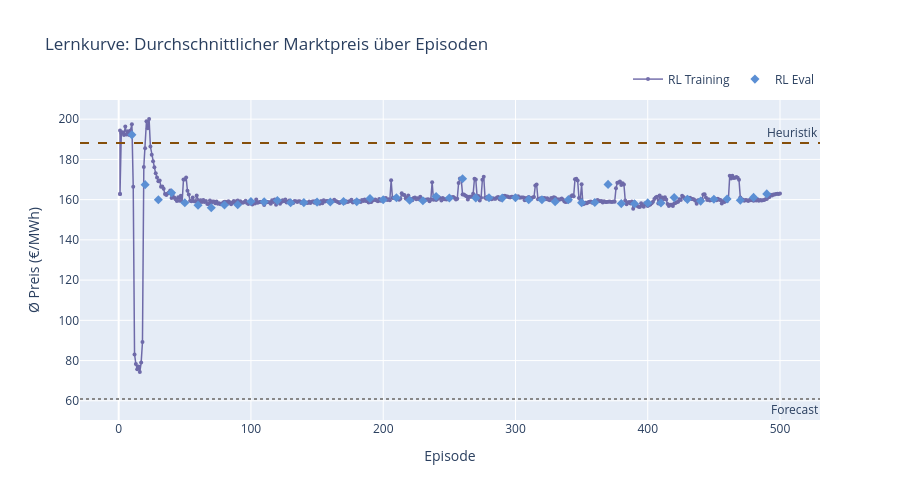

Source (notebook cell):
### Code cell
import re

# ── 1. KPIs laden ────────────────────────────────────────────────────────────
kpis = pd.read_sql("SELECT * FROM kpis", db)

# ── 2. Zeitraum aus market_meta_df ableiten ──────────────────────────────────
base_sim = "future_markets_paper_base_case_2013_pp_all"

sim_meta = market_meta_df[market_meta_df["simulation"] == base_sim].copy()
sim_meta["time"] = pd.to_datetime(sim_meta["time"])
time_min = sim_meta["time"].min()
time_max = sim_meta["time"].max()

# ── 3. Forecast-Durchschnittspreis im gleichen Zeitraum ──────────────────────
forecast_df = pd.read_csv(
    "examples/inputs/future_markets_paper/forecasts_df.csv",
    index_col=0, parse_dates=True
)
forecast_df.index.name = "datetime"
forecast_df = forecast_df.reset_index()

forecast_filtered = forecast_df[
    (forecast_df["datetime"] >= time_min) &
    (forecast_df["datetime"] <= time_max)
]
avg_forecast_price = forecast_filtered["price_EOM"].mean()

# ── 4. Heuristik-avg_price aus kpis ──────────────────────────────────────────
heu_sim = "future_markets_paper_base_case_2013_heu"
avg_price_heu = kpis[
    (kpis["simulation"] == heu_sim) &
    (kpis["variable"] == "avg_price") 
]["value"].values[0]

# ── 5. RL-Episoden: avg_price pro Episode extrahieren ────────────────────────
rl_kpis = kpis[
    kpis["simulation"].str.startswith(base_sim) &
    (kpis["variable"] == "avg_price") 
].copy()

def parse_episode(sim_str):
    """Gibt (episode_number, is_eval) zurück."""
    m = re.search(r"eval_episode_(\d+)$", sim_str)
    if m:
        return int(m.group(1)), True
    m = re.search(r"episode_(\d+)$", sim_str)
    if m:
        return int(m.group(1)), False
    return None, None

rl_kpis[["episode", "is_eval"]] = rl_kpis["simulation"].apply(
    lambda s: pd.Series(parse_episode(s))
)
rl_kpis = rl_kpis.dropna(subset=["episode"])
rl_kpis["episode"] = rl_kpis["episode"].astype(int)

train_kpis = rl_kpis[~rl_kpis["is_eval"]].sort_values("episode")
eval_kpis  = rl_kpis[ rl_kpis["is_eval"]].sort_values("episode")

# ── 6. Plot ───────────────────────────────────────────────────────────────────
fig = go.Figure()

# Trainings-Episoden
fig.add_trace(go.Scatter(
    x=train_kpis["episode"],
    y=train_kpis["value"],
    mode="lines+markers",
    name="RL Training",
    line=dict(color="#3C3489", width=1.5),
    marker=dict(size=4),
    opacity=0.7,
))

# Eval-Episoden (falls vorhanden)
if not eval_kpis.empty:
    fig.add_trace(go.Scatter(
        x=eval_kpis["episode"]*10, # multipliziere mit validation intervall, damit die Puntke korrekt auf dem training zu verorten sind
        y=eval_kpis["value"],
        mode="markers",
        name="RL Eval",
        marker=dict(color="#5B8FD4", size=7, symbol="diamond"),
    ))

# Heuristik – horizontale Linie
fig.add_hline(
    y=avg_price_heu,
    line=dict(color="#854F0B", width=2, dash="dash"),
    annotation_text="Heuristik",
    annotation_position="top right",
)

# Forecast – horizontale Linie
fig.add_hline(
    y=avg_forecast_price,
    line=dict(color="#888888", width=2, dash="dot"),
    annotation_text="Forecast",
    annotation_position="bottom right",
)

fig.update_layout(
    title="Lernkurve: Durchschnittlicher Marktpreis über Episoden",
    xaxis_title="Episode",
    yaxis_title="Ø Preis (€/MWh)",
    height=500,
    legend=dict(orientation="h", yanchor="bottom", y=1.02, xanchor="right", x=1),
)

fig.show()

### Figure 1 — Plotly figure (JSON) as saved in the notebook; plotly's stock layout.template omitted (floating-point values rounded to 4 significant figures; data arrays with more than 128 entries replaced by an {"elided": "..."} marker saying what was removed)
{"data": [{"line": {"color": "#3C3489", "width": 1.5}, "marker": {"size": 4}, "mode": "lines+markers", "name": "RL Training", "opacity": 0.7, "type": "scatter", "x": {"elided": "502 int values"}, "y": {"elided": "502 float values"}}, {"marker": {"color": "#5B8FD4", "size": 7, "symbol": "diamond"}, "mode": "markers", "name": "RL Eval", "type": "scatter", "x": [10, 20, 30, 40, 50, 60, 70, 80, 90, 100, 110, 120, 130, 140, 150, 160, 170, 180, 190, 200, 210, 220, 230, 240, 250, 260, 270, 280, 290, 300, 310, 320, 330, 340, 350, 360, 370, 380, 390, 400, 410, 420, 430, 440, 450, 460, 470, 480, 490], "y": [192.2, 167.4, 160.0, 163.4, 158.4, 157.2, 155.9, 157.4, 157.4, 159.1, 158.9, 159.5, 158.4, 158.5, 158.8, 158.8, 159.1, 158.9, 160.5, 159.9, 160.9, 159.7, 159.5, 161.6, 160.8, 170.4, 160.9, 160.9, 160.8, 160.9, 160.0, 159.9, 159.0, 160.0, 158.5, 158.6, 167.6, 158.0, 157.9, 158.4, 158.4, 161.0, 160.1, 159.3, 160.2, 160.3, 159.7, 161.1, 162.8]}], "layout": {"annotations": [{"showarrow": false, "text": "Heuristik", "x": 1, "xanchor": "right", "xref": "x domain", "y": 188.1, "yanchor": "bottom", "yref": "y"}, {"showarrow": false, "text": "Forecast", "x": 1, "xanchor": "right", "xref": "x domain", "y": 60.9, "yanchor": "top", "yref": "y"}], "height": 500, "legend": {"orientation": "h", "x": 1, "xanchor": "right", "y": 1.02, "yanchor": "bottom"}, "shapes": [{"line": {"color": "#854F0B", "dash": "dash", "width": 2}, "type": "line", "x0": 0, "x1": 1, "xref": "x domain", "y0": 188.1, "y1": 188.1, "yref": "y"}, {"line": {"color": "#888888", "dash": "dot", "width": 2}, "type": "line", "x0": 0, "x1": 1, "xref": "x domain", "y0": 60.9, "y1": 60.9, "yref": "y"}], "title": {"text": "Lernkurve: Durchschnittlicher Marktpreis über Episoden"}, "xaxis": {"title": {"text": "Episode"}}, "yaxis": {"title": {"text": "Ø Preis (€/MWh)"}}}}
